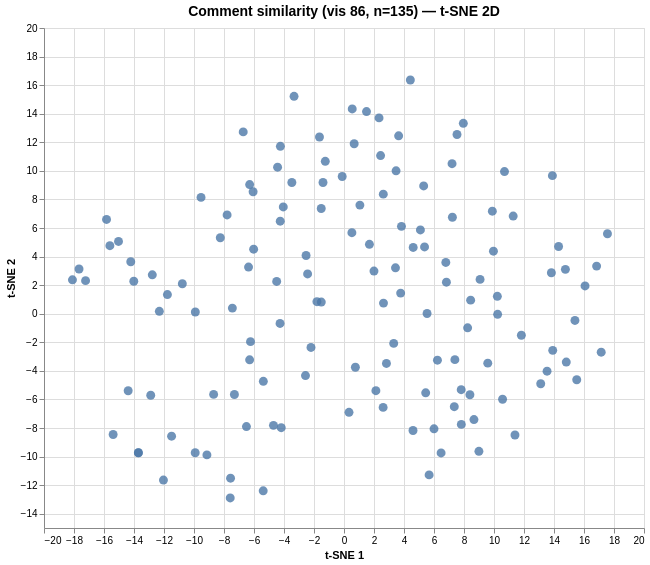

Vega-Lite specification stored for this chart:
### Vega specification from a JSON file in a GitHub repository (floating-point values rounded to 4 significant figures; data arrays with more than 128 entries replaced by an {"elided": "..."} marker saying what was removed)
{"$schema": "https://vega.github.io/schema/vega/v6.json", "data": [{"name": "param_1e9efca18e7a2868_store"}, {"name": "source_0", "values": {"elided": "135 records"}}, {"name": "source_0_x_domain_dim_1", "values": [{"min": -18.1, "max": 17.56}]}, {"name": "source_0_y_domain_dim_2", "values": [{"min": -12.9, "max": 16.36}]}], "signals": [{"name": "unit", "value": {}, "on": [{"events": "pointermove", "update": "isTuple(group()) ? group() : unit"}]}, {"name": "param_1e9efca18e7a2868", "update": "vlSelectionResolve(\"param_1e9efca18e7a2868_store\", \"union\")"}, {"name": "param_1e9efca18e7a2868_dim_1", "on": [{"events": [{"source": "view", "type": "dblclick"}], "update": "null"}, {"events": {"signal": "param_1e9efca18e7a2868_translate_delta"}, "update": "panLinear(param_1e9efca18e7a2868_translate_anchor.extent_x, -param_1e9efca18e7a2868_translate_delta.x / width)"}, {"events": {"signal": "param_1e9efca18e7a2868_zoom_delta"}, "update": "zoomLinear(domain(\"x\"), param_1e9efca18e7a2868_zoom_anchor.x, param_1e9efca18e7a2868_zoom_delta)"}]}, {"name": "param_1e9efca18e7a2868_dim_2", "on": [{"events": [{"source": "view", "type": "dblclick"}], "update": "null"}, {"events": {"signal": "param_1e9efca18e7a2868_translate_delta"}, "update": "panLinear(param_1e9efca18e7a2868_translate_anchor.extent_y, param_1e9efca18e7a2868_translate_delta.y / height)"}, {"events": {"signal": "param_1e9efca18e7a2868_zoom_delta"}, "update": "zoomLinear(domain(\"y\"), param_1e9efca18e7a2868_zoom_anchor.y, param_1e9efca18e7a2868_zoom_delta)"}]}, {"name": "param_1e9efca18e7a2868_tuple", "on": [{"events": [{"signal": "param_1e9efca18e7a2868_dim_1 || param_1e9efca18e7a2868_dim_2"}], "update": "param_1e9efca18e7a2868_dim_1 && param_1e9efca18e7a2868_dim_2 ? {unit: \"\", fields: param_1e9efca18e7a2868_tuple_fields, values: [param_1e9efca18e7a2868_dim_1,param_1e9efca18e7a2868_dim_2]} : null"}]}, {"name": "param_1e9efca18e7a2868_tuple_fields", "value": [{"field": "dim_1", "channel": "x", "type": "R"}, {"field": "dim_2", "channel": "y", "type": "R"}]}, {"name": "param_1e9efca18e7a2868_translate_anchor", "value": {}, "on": [{"events": [{"source": "scope", "type": "pointerdown"}], "update": "{x: x(unit), y: y(unit), extent_x: domain(\"x\"), extent_y: domain(\"y\")}"}]}, {"name": "param_1e9efca18e7a2868_translate_delta", "value": {}, "on": [{"events": [{"source": "window", "between": [{"source": "scope", "type": "pointerdown"}, {"source": "window", "type": "pointerup"}], "type": "pointermove", "consume": true}], "update": "{x: param_1e9efca18e7a2868_translate_anchor.x - x(unit), y: param_1e9efca18e7a2868_translate_anchor.y - y(unit)}"}]}, {"name": "param_1e9efca18e7a2868_zoom_anchor", "on": [{"events": [{"source": "scope", "consume": true, "type": "wheel"}], "update": "{x: invert(\"x\", x(unit)), y: invert(\"y\", y(unit))}"}]}, {"name": "param_1e9efca18e7a2868_zoom_delta", "on": [{"events": [{"source": "scope", "type": "wheel", "consume": true}], "update": "pow(1.001, event.deltaY * pow(16, event.deltaMode))", "force": true}]}, {"name": "param_1e9efca18e7a2868_modify", "on": [{"events": {"signal": "param_1e9efca18e7a2868_tuple"}, "update": "modify(\"param_1e9efca18e7a2868_store\", param_1e9efca18e7a2868_tuple, true)"}]}], "marks": [{"type": "symbol", "name": "marks", "from": {"data": "source_0"}, "encode": {"update": {"tooltip": {"signal": "{\"Comment #\": format(datum[\"index\"], \"\"), \"Comment\": isValid(datum[\"comment\"]) ? datum[\"comment\"] : \"\"+datum[\"comment\"]}"}, "size": {"value": 80}, "shape": {"value": "circle"}, "x": {"field": "dim_1", "scale": "x"}, "y": {"field": "dim_2", "scale": "y"}, "fill": {"value": "#4c78a8"}, "opacity": {"value": 0.8}}}, "style": ["circle"], "interactive": true, "clip": true}], "scales": [{"name": "x", "type": "linear", "domain": [{"signal": "(data(\"source_0_x_domain_dim_1\")[0] || {}).min"}, {"signal": "(data(\"source_0_x_domain_dim_1\")[0] || {}).max"}], "range": [0, {"signal": "width"}], "nice": true, "zero": true, "domainRaw": {"signal": "param_1e9efca18e7a2868[\"dim_1\"]"}}, {"name": "y", "type": "linear", "domain": [{"signal": "(data(\"source_0_y_domain_dim_2\")[0] || {}).min"}, {"signal": "(data(\"source_0_y_domain_dim_2\")[0] || {}).max"}], "range": [{"signal": "height"}, 0], "domainRaw": {"signal": "param_1e9efca18e7a2868[\"dim_2\"]"}, "nice": true, "zero": true}], "axes": [{"scale": "x", "maxExtent": 0, "minExtent": 0, "orient": "bottom", "domain": false, "grid": true, "zindex": 0, "ticks": false, "aria": false, "tickCount": {"signal": "ceil(width/40)"}, "labels": false, "gridScale": "y"}, {"scale": "y", "maxExtent": 0, "orient": "left", "tickCount": {"signal": "ceil(height/40)"}, "zindex": 0, "grid": true, "gridScale": "x", "domain": false, "minExtent": 0, "labels": false, "aria": false, "ticks": false}, {"scale": "x", "title": "t-SNE 1", "labelFlush": true, "labelOverlap": true, "grid": false, "tickCount": {"signal": "ceil(width/40)"}, "zindex": 0, "orient": "bottom"}, {"scale": "y", "orient": "left", "grid": false, "tickCount": {"signal": "ceil(height/40)"}, "title": "t-SNE 2", "zindex": 0, "labelOverlap": true}], "title": {"text": "Comment similarity (vis 86, n=135) — t-SNE 2D", "fontSize": 14, "frame": "group"}, "style": "cell", "height": 500, "padding": 5, "background": "white", "width": 600}
